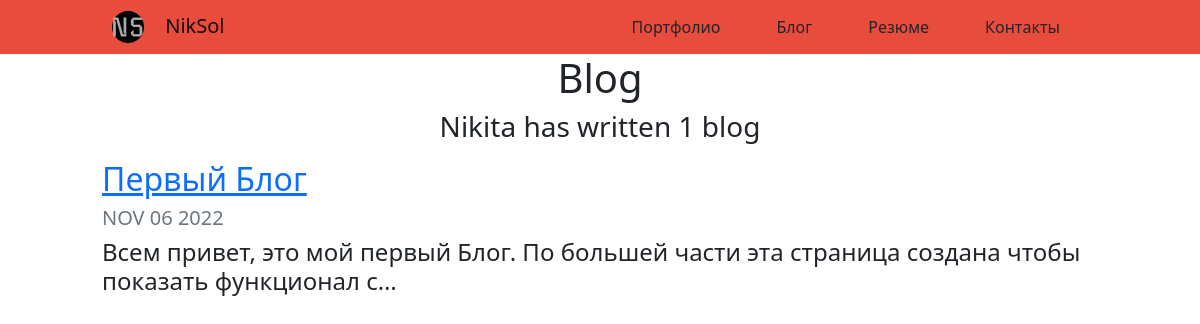
The page //blog/ on the database its author committed.
### blog/models.py (models this page shows, shortened)
class Blog(models.Model):
    title = models.CharField(max_length=200)
    date = models.DateField()
    description = models.TextField()

### blog/views.py (the view)
# urls.py: path('', views.all_blogs, name='all_blogs'),
def all_blogs(request):
    blogs = Blog.objects.order_by('-date')
    return render(request, 'blog/all_blogs.html', {'blogs':blogs})

### blog/templates/blog/all_blogs.html
{% extends 'portfolio/base.html' %}
{% load static %}
{% block home_icon %}href="{% url 'home' %}"{% endblock %}
{% block home_text %}href="{% url 'home' %}"{% endblock %}
{% block project %}href="{% url 'home' %}"{% endblock %}
{% block content %}
<h1 class="text-center">Blog</h1>
<h3 class="text-center">Nikita has written {{ blogs.count }} blog{{ blogs.count|pluralize }}</h3>
{% for blog in blogs %}
<div class="row justify-content-center my-3">
    <div class="col-md-10">
        <a href="{% url 'blog:detail' blog.id %}">
          <h2>{{ blog.title }}</h2>
        </a>
        <h5 class="text-muted">{{ blog.date|date:'M d Y'|upper }}</h5>
        <h4>{{ blog.description|striptags|truncatechars:100 }}</h4>
  </div>
</div>
{% endfor %}
    {% endblock %}

### portfolio/static/portfolio/custom.css (style rules this page uses)
body { width: 100%; max-width: 100%; overflow-x: hidden; }

### rows shown on the page
Blog: title "Первый Блог", date "NOV 06 2022", description "Всем привет, это мой первый Блог. По большей части эта страница создана чтобы показать функционал с…"

### other values the page prints
{{ blogs.count }} "1"
